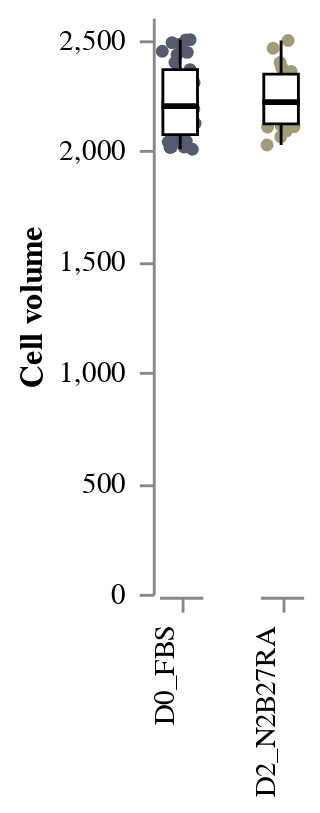

This figure's notebook cell:
### Code cell
df_all_filt = df_all[(df_all.Volume < 3200) | (df_all.Volume.isna())]
STRIPBOX_CV = stripbox(
    data = df_all_filt, 
    x = "Condition", 
    y = "Volume",
    y_title = "Cell volume",
    colour = "Condition"
)
STRIPBOX_CV

### Figure 1 — Vega-Lite specification as saved in the notebook (floating-point values rounded to 4 significant figures)
{"config": {"view": {"continuousWidth": 400, "continuousHeight": 300, "stroke": "transparent", "strokeWidth": 0.5}, "axis": {"grid": true, "labelPadding": 5, "ticks": true}, "facet": {"spacing": 18}, "header": {"labelOrient": "bottom", "title": null}}, "data": {"name": "data-273aaa2bcab712fc44f9fe5de064da6b"}, "facet": {"column": {"type": "nominal", "field": "Condition", "header": {"labelAlign": "right", "labelAngle": -90, "labelOrient": "bottom", "labelPadding": 5, "titleOrient": "top"}}}, "spec": {"layer": [{"mark": {"type": "circle", "opacity": 1, "size": 20}, "encoding": {"color": {"type": "nominal", "field": "Condition", "legend": null, "scale": {"scheme": "cividis"}}, "x": {"type": "quantitative", "axis": {"grid": false, "labels": false, "ticks": true, "values": [0]}, "field": "jitter", "title": null}, "y": {"type": "quantitative", "axis": {"grid": false, "labels": true, "ticks": true}, "field": "Volume", "title": "Cell volume"}}, "height": 200, "transform": [{"calculate": "(sqrt(-2 * log(random() / 2)) * cos(2 * PI * random() / 2))", "as": "jitter"}], "width": 15}, {"mark": {"type": "boxplot", "extent": "min-max", "size": 12}, "encoding": {"color": {"value": "white"}, "opacity": {"value": 1}, "stroke": {"value": "black"}, "y": {"type": "quantitative", "field": "Volume", "title": "Cell volume"}}, "height": 200, "width": 30}]}, "$schema": "https://vega.github.io/schema/vega-lite/v4.8.1.json", "datasets": {"data-273aaa2bcab712fc44f9fe5de064da6b": [{"Unnamed: 0": 0, "Cell_ID": "Tomogram_sample001", "RI_average": 13670.0, "Condition": "D0_FBS", "Dataset": 20220714, "Mass_density_cytop_mgml": 158.9, "RI_average_DNA": 13780.0, "Mass_density_DNA_mgml": 216.2, "DNA_cytop_Density_Ratio": 1.361, " _x": 1.0, "Label_x": 65540.0, "Volume": 2202.0, "SurfaceArea": 841.2, "Sphericity": 0.921, " _y": 1.0, "Label_y": "Binary:DUP_Raws", "Value": 1.0, "Average": 13620.0, "StandardDeviation": 87.31, "Minimum": 13340.0, "Maximum": 14310.0, "IntegratedDensity": 8723000000.0, "Channel": 1.0, "Frame": 1.0, "Unnamed: 0.1": null, "Cell mass density (mg/ml)": 133.6, "Dry_mass": 294.2}, {"Unnamed: 0": 1, "Cell_ID": "Tomogram_sample005", "RI_average": 13650.0, "Condition": "D0_FBS", "Dataset": 20220714, "Mass_density_cytop_mgml": 145.5, "RI_average_DNA": 13750.0, "Mass_density_DNA_mgml": 201.8, "DNA_cytop_Density_Ratio": 1.387, " _x": 1.0, "Label_x": 65540.0, "Volume": 2038.0, "SurfaceArea": 787.0, "Sphericity": 0.964, " _y": 1.0, "Label_y": "Binary:DUP_Raws", "Value": 1.0, "Average": 13620.0, "StandardDeviation": 86.65, "Minimum": 13330.0, "Maximum": 14130.0, "IntegratedDensity": 8070000000.0, "Channel": 1.0, "Frame": 1.0, "Unnamed: 0.1": null, "Cell mass density (mg/ml)": 129.8, "Dry_mass": 264.6}, {"Unnamed: 0": 3, "Cell_ID": "Tomogram_sample007", "RI_average": 13670.0, "Condition": "D0_FBS", "Dataset": 20220714, "Mass_density_cytop_mgml": 156.3, "RI_average_DNA": 13820.0, "Mass_density_DNA_mgml": 237.2, "DNA_cytop_Density_Ratio": 1.517, " _x": 1.0, "Label_x": 65540.0, "Volume": 2187.0, "SurfaceArea": 821.6, "Sphericity": 0.976, " _y": 1.0, "Label_y": "Binary:DUP_Raws", "Value": 1.0, "Average": 13620.0, "StandardDeviation": 88.64, "Minimum": 13340.0, "Maximum": 14060.0, "IntegratedDensity": 8665000000.0, "Channel": 1.0, "Frame": 1.0, "Unnamed: 0.1": null, "Cell mass density (mg/ml)": 132.6, "Dry_mass": 290.1}, {"Unnamed: 0": 4, "Cell_ID": "Tomogram_sample008", "RI_average": 13690.0, "Condition": "D0_FBS", "Dataset": 20220714, "Mass_density_cytop_mgml": 167.2, "RI_average_DNA": 13820.0, "Mass_density_DNA_mgml": 235.3, "DNA_cytop_Density_Ratio": 1.407, " _x": 1.0, "Label_x": 65540.0, "Volume": 2042.0, "SurfaceArea": 792.6, "Sphericity": 0.947, " _y": 1.0, "Label_y": "Binary:DUP_Raws", "Value": 1.0, "Average": 13650.0, "StandardDeviation": 104.3, "Minimum": 13360.0, "Maximum": 14610.0, "IntegratedDensity": 8106000000.0, "Channel": 1.0, "Frame": 1.0, "Unnamed: 0.1": null, "Cell mass density (mg/ml)": 147.7, "Dry_mass": 301.6}, {"Unnamed: 0": 5, "Cell_ID": "Tomogram_sample009", "RI_average": 13670.0, "Condition": "D0_FBS", "Dataset": 20220714, "Mass_density_cytop_mgml": 159.1, "RI_average_DNA": 13770.0, "Mass_density_DNA_mgml": 210.0, "DNA_cytop_Density_Ratio": 1.32, " _x": 1.0, "Label_x": 65540.0, "Volume": 2054.0, "SurfaceArea": 810.0, "Sphericity": 0.898, " _y": 1.0, "Label_y": "Binary:DUP_Raws", "Value": 1.0, "Average": 13630.0, "StandardDeviation": 81.57, "Minimum": 13350.0, "Maximum": 14370.0, "IntegratedDensity": 8142000000.0, "Channel": 1.0, "Frame": 1.0, "Unnamed: 0.1": null, "Cell mass density (mg/ml)": 137.0, "Dry_mass": 281.3}, {"Unnamed: 0": 7, "Cell_ID": "Tomogram_sample011", "RI_average": 13670.0, "Condition": "D0_FBS", "Dataset": 20220714, "Mass_density_cytop_mgml": 156.3, "RI_average_DNA": 13770.0, "Mass_density_DNA_mgml": 208.0, "DNA_cytop_Density_Ratio": 1.331, " _x": 1.0, "Label_x": 65540.0, "Volume": 2167.0, "SurfaceArea": 918.0, "Sphericity": 0.687, " _y": 1.0, "Label_y": "Binary:DUP_Raws", "Value": 1.0, "Average": 13620.0, "StandardDeviation": 69.9, "Minimum": 13340.0, "Maximum": 14100.0, "IntegratedDensity": 8586000000.0, "Channel": 1.0, "Frame": 1.0, "Unnamed: 0.1": null, "Cell mass density (mg/ml)": 133.1, "Dry_mass": 288.4}, {"Unnamed: 0": 12, "Cell_ID": "Tomogram_sample016", "RI_average": 13610.0, "Condition": "D0_FBS", "Dataset": 20220714, "Mass_density_cytop_mgml": 127.0, "RI_average_DNA": 13740.0, "Mass_density_DNA_mgml": 196.6, "DNA_cytop_Density_Ratio": 1.549, " _x": 1.0, "Label_x": 65540.0, "Volume": 2210.0, "SurfaceArea": 827.0, "Sphericity": 0.976, " _y": 1.0, "Label_y": "Binary:DUP_Raws", "Value": 1.0, "Average": 13600.0, "StandardDeviation": 73.65, "Minimum": 13330.0, "Maximum": 14340.0, "IntegratedDensity": 8740000000.0, "Channel": 1.0, "Frame": 1.0, "Unnamed: 0.1": null, "Cell mass density (mg/ml)": 120.8, "Dry_mass": 266.9}, {"Unnamed: 0": 16, "Cell_ID": "Tomogram_sample023", "RI_average": 13650.0, "Condition": "D0_FBS", "Dataset": 20220714, "Mass_density_cytop_mgml": 146.0, "RI_average_DNA": 13770.0, "Mass_density_DNA_mgml": 212.5, "DNA_cytop_Density_Ratio": 1.456, " _x": 1.0, "Label_x": 65540.0, "Volume": 2200.0, "SurfaceArea": 848.2, "Sphericity": 0.897, " _y": 1.0, "Label_y": "Binary:DUP_Raws", "Value": 1.0, "Average": 13610.0, "StandardDeviation": 81.28, "Minimum": 13290.0, "Maximum": 14400.0, "IntegratedDensity": 8708000000.0, "Channel": 1.0, "Frame": 1.0, "Unnamed: 0.1": null, "Cell mass density (mg/ml)": 126.5, "Dry_mass": 278.3}, {"Unnamed: 0": 23, "Cell_ID": "Tomogram_sample009", "RI_average": 13680.0, "Condition": "D2_N2B27RA", "Dataset": 20220714, "Mass_density_cytop_mgml": 164.0, "RI_average_DNA": 13820.0, "Mass_density_DNA_mgml": 238.7, "DNA_cytop_Density_Ratio": 1.456, " _x": 1.0, "Label_x": 65540.0, "Volume": 2142.0, "SurfaceArea": 803.9, "Sphericity": 0.999, " _y": 1.0, "Label_y": "Binary:DUP_Raws", "Value": 1.0, "Average": 13640.0, "StandardDeviation": 88.46, "Minimum": 13350.0, "Maximum": 14230.0, "IntegratedDensity": 8499000000.0, "Channel": 1.0, "Frame": 1.0, "Unnamed: 0.1": null, "Cell mass density (mg/ml)": 143.1, "Dry_mass": 306.6}, {"Unnamed: 0": 27, "Cell_ID": "Tomogram_sample013", "RI_average": 13650.0, "Condition": "D2_N2B27RA", "Dataset": 20220714, "Mass_density_cytop_mgml": 149.5, "RI_average_DNA": 13800.0, "Mass_density_DNA_mgml": 227.6, "DNA_cytop_Density_Ratio": 1.523, " _x": 1.0, "Label_x": 65540.0, "Volume": 2461.0, "SurfaceArea": 998.4, "Sphericity": 0.688, " _y": 1.0, "Label_y": "Binary:DUP_Raws", "Value": 1.0, "Average": 13600.0, "StandardDeviation": 83.28, "Minimum": 13340.0, "Maximum": 14030.0, "IntegratedDensity": 9732000000.0, "Channel": 1.0, "Frame": 1.0, "Unnamed: 0.1": null, "Cell mass density (mg/ml)": 120.8, "Dry_mass": 297.3}, {"Unnamed: 0": 28, "Cell_ID": "Tomogram_sample014", "RI_average": 13660.0, "Condition": "D2_N2B27RA", "Dataset": 20220714, "Mass_density_cytop_mgml": 154.5, "RI_average_DNA": 13790.0, "Mass_density_DNA_mgml": 220.9, "DNA_cytop_Density_Ratio": 1.429, " _x": 1.0, "Label_x": 65540.0, "Volume": 2112.0, "SurfaceArea": 826.4, "Sphericity": 0.894, " _y": 1.0, "Label_y": "Binary:DUP_Raws", "Value": 1.0, "Average": 13620.0, "StandardDeviation": 85.06, "Minimum": 13350.0, "Maximum": 14120.0, "IntegratedDensity": 8365000000.0, "Channel": 1.0, "Frame": 1.0, "Unnamed: 0.1": null, "Cell mass density (mg/ml)": 131.6, "Dry_mass": 277.9}, {"Unnamed: 0": 37, "Cell_ID": "Tomogram_sample002", "RI_average": 13670.0, "Condition": "D0_FBS", "Dataset": 20220801, "Mass_density_cytop_mgml": 160.1, "RI_average_DNA": 13800.0, "Mass_density_DNA_mgml": 228.4, "DNA_cytop_Density_Ratio": 1.427, " _x": 1.0, "Label_x": 65540.0, "Volume": 2075.0, "SurfaceArea": 799.4, "Sphericity": 0.953, " _y": 1.0, "Label_y": "Binary:DUP_Raws", "Value": 1.0, "Average": 13630.0, "StandardDeviation": 87.3, "Minimum": 13350.0, "Maximum": 14520.0, "IntegratedDensity": 8227000000.0, "Channel": 1.0, "Frame": 1.0, "Unnamed: 0.1": null, "Cell mass density (mg/ml)": 138.4, "Dry_mass": 287.2}, {"Unnamed: 0": 38, "Cell_ID": "Tomogram_sample003", "RI_average": 13670.0, "Condition": "D0_FBS", "Dataset": 20220801, "Mass_density_cytop_mgml": 158.3, "RI_average_DNA": 13800.0, "Mass_density_DNA_mgml": 224.2, "DNA_cytop_Density_Ratio": 1.417, " _x": 1.0, "Label_x": 65540.0, "Volume": 2077.0, "SurfaceArea": 865.1, "Sphericity": 0.754, " _y": 1.0, "Label_y": "Binary:DUP_Raws", "Value": 1.0, "Average": 13630.0, "StandardDeviation": 84.09, "Minimum": 13290.0, "Maximum": 14660.0, "IntegratedDensity": 8233000000.0, "Channel": 1.0, "Frame": 1.0, "Unnamed: 0.1": null, "Cell mass density (mg/ml)": 135.3, "Dry_mass": 281.1}, {"Unnamed: 0": 43, "Cell_ID": "Tomogram_sample008", "RI_average": 13640.0, "Condition": "D0_FBS", "Dataset": 20220801, "Mass_density_cytop_mgml": 142.0, "RI_average_DNA": 13760.0, "Mass_density_DNA_mgml": 205.8, "DNA_cytop_Density_Ratio": 1.449, " _x": 1.0, "Label_x": 65540.0, "Volume": 2132.0, "SurfaceArea": 985.0, "Sphericity": 0.538, " _y": 1.0, "Label_y": "Binary:DUP_Raws", "Value": 1.0, "Average": 13600.0, "StandardDeviation": 75.36, "Minimum": 13320.0, "Maximum": 14260.0, "IntegratedDensity": 8434000000.0, "Channel": 1.0, "Frame": 1.0, "Unnamed: 0.1": null, "Cell mass density (mg/ml)": 120.6, "Dry_mass": 257.2}, {"Unnamed: 0": 44, "Cell_ID": "Tomogram_sample009", "RI_average": 13700.0, "Condition": "D0_FBS", "Dataset": 20220801, "Mass_density_cytop_mgml": 175.6, "RI_average_DNA": 13840.0, "Mass_density_DNA_mgml": 248.9, "DNA_cytop_Density_Ratio": 1.418, " _x": 1.0, "Label_x": 65540.0, "Volume": 2447.0, "SurfaceArea": 889.7, "Sphericity": 0.961, " _y": 1.0, "Label_y": "Binary:DUP_Raws", "Value": 1.0, "Average": 13660.0, "StandardDeviation": 106.5, "Minimum": 13350.0, "Maximum": 14540.0, "IntegratedDensity": 9717000000.0, "Channel": 1.0, "Frame": 1.0, "Unnamed: 0.1": null, "Cell mass density (mg/ml)": 150.5, "Dry_mass": 368.3}, {"Unnamed: 0": 45, "Cell_ID": "Tomogram_sample010", "RI_average": 13670.0, "Condition": "D0_FBS", "Dataset": 20220801, "Mass_density_cytop_mgml": 157.4, "RI_average_DNA": 13810.0, "Mass_density_DNA_mgml": 233.1, "DNA_cytop_Density_Ratio": 1.481, " _x": 1.0, "Label_x": 65540.0, "Volume": 2215.0, "SurfaceArea": 859.8, "Sphericity": 0.873, " _y": 1.0, "Label_y": "Binary:DUP_Raws", "Value": 1.0, "Average": 13640.0, "StandardDeviation": 82.39, "Minimum": 13350.0, "Maximum": 14200.0, "IntegratedDensity": 8788000000.0, "Channel": 1.0, "Frame": 1.0, "Unnamed: 0.1": null, "Cell mass density (mg/ml)": 142.7, "Dry_mass": 316.1}, {"Unnamed: 0": 47, "Cell_ID": "Tomogram_sample012", "RI_average": 13680.0, "Condition": "D0_FBS", "Dataset": 20220801, "Mass_density_cytop_mgml": 161.3, "RI_average_DNA": 13800.0, "Mass_density_DNA_mgml": 226.5, "DNA_cytop_Density_Ratio": 1.404, " _x": 1.0, "Label_x": 65540.0, "Volume": 2305.0, "SurfaceArea": 949.6, "Sphericity": 0.702, " _y": 1.0, "Label_y": "Binary:DUP_Raws", "Value": 1.0, "Average": 13630.0, "StandardDeviation": 84.18, "Minimum": 13350.0, "Maximum": 14230.0, "IntegratedDensity": 9134000000.0, "Channel": 1.0, "Frame": 1.0, "Unnamed: 0.1": null, "Cell mass density (mg/ml)": 134.7, "Dry_mass": 310.5}, {"Unnamed: 0": 50, "Cell_ID": "Tomogram_sample015", "RI_average": 13700.0, "Condition": "D0_FBS", "Dataset": 20220801, "Mass_density_cytop_mgml": 174.7, "RI_average_DNA": 13840.0, "Mass_density_DNA_mgml": 247.5, "DNA_cytop_Density_Ratio": 1.417, " _x": 1.0, "Label_x": 65540.0, "Volume": 2442.0, "SurfaceArea": 889.0, "Sphericity": 0.96, " _y": 1.0, "Label_y": "Binary:DUP_Raws", "Value": 1.0, "Average": 13670.0, "StandardDeviation": 86.0, "Minimum": 13340.0, "Maximum": 14350.0, "IntegratedDensity": 9706000000.0, "Channel": 1.0, "Frame": 1.0, "Unnamed: 0.1": null, "Cell mass density (mg/ml)": 155.8, "Dry_mass": 380.4}, {"Unnamed: 0": 51, "Cell_ID": "Tomogram_sample017", "RI_average": 13680.0, "Condition": "D0_FBS", "Dataset": 20220801, "Mass_density_cytop_mgml": 164.0, "RI_average_DNA": null, "Mass_density_DNA_mgml": null, "DNA_cytop_Density_Ratio": null, " _x": 1.0, "Label_x": 65540.0, "Volume": 2016.0, "SurfaceArea": 786.4, "Sphericity": 0.945, " _y": 1.0, "Label_y": "Binary:DUP_Raws", "Value": 1.0, "Average": 13640.0, "StandardDeviation": 84.78, "Minimum": 13340.0, "Maximum": 14320.0, "IntegratedDensity": 7993000000.0, "Channel": 1.0, "Frame": 1.0, "Unnamed: 0.1": null, "Cell mass density (mg/ml)": 139.9, "Dry_mass": 282.1}, {"Unnamed: 0": 52, "Cell_ID": "Tomogram_sample018", "RI_average": 13680.0, "Condition": "D0_FBS", "Dataset": 20220801, "Mass_density_cytop_mgml": 161.7, "RI_average_DNA": 13800.0, "Mass_density_DNA_mgml": 227.5, "DNA_cytop_Density_Ratio": 1.407, " _x": 1.0, "Label_x": 65540.0, "Volume": 2431.0, "SurfaceArea": 885.4, "Sphericity": 0.963, " _y": 1.0, "Label_y": "Binary:DUP_Raws", "Value": 1.0, "Average": 13630.0, "StandardDeviation": 83.5, "Minimum": 13340.0, "Maximum": 14130.0, "IntegratedDensity": 9636000000.0, "Channel": 1.0, "Frame": 1.0, "Unnamed: 0.1": null, "Cell mass density (mg/ml)": 136.0, "Dry_mass": 330.6}, {"Unnamed: 0": 54, "Cell_ID": "Tomogram_sample020", "RI_average": 13740.0, "Condition": "D0_FBS", "Dataset": 20220801, "Mass_density_cytop_mgml": 194.3, "RI_average_DNA": 13890.0, "Mass_density_DNA_mgml": 273.5, "DNA_cytop_Density_Ratio": 1.407, " _x": 1.0, "Label_x": 65540.0, "Volume": 2499.0, "SurfaceArea": 921.5, "Sphericity": 0.903, " _y": 1.0, "Label_y": "Binary:DUP_Raws", "Value": 1.0, "Average": 13670.0, "StandardDeviation": 106.9, "Minimum": 13340.0, "Maximum": 14120.0, "IntegratedDensity": 9937000000.0, "Channel": 1.0, "Frame": 1.0, "Unnamed: 0.1": null, "Cell mass density (mg/ml)": 158.9, "Dry_mass": 397.2}, {"Unnamed: 0": 56, "Cell_ID": "Tomogram_sample022", "RI_average": 13700.0, "Condition": "D0_FBS", "Dataset": 20220801, "Mass_density_cytop_mgml": 175.0, "RI_average_DNA": 13870.0, "Mass_density_DNA_mgml": 260.6, "DNA_cytop_Density_Ratio": 1.489, " _x": 1.0, "Label_x": 65540.0, "Volume": 2122.0, "SurfaceArea": 834.0, "Sphericity": 0.878, " _y": 1.0, "Label_y": "Binary:DUP_Raws", "Value": 1.0, "Average": 13650.0, "StandardDeviation": 106.2, "Minimum": 13350.0, "Maximum": 14370.0, "IntegratedDensity": 8426000000.0, "Channel": 1.0, "Frame": 1.0, "Unnamed: 0.1": null, "Cell mass density (mg/ml)": 148.7, "Dry_mass": 315.5}, {"Unnamed: 0": 71, "Cell_ID": "Tomogram_sample014", "RI_average": 13630.0, "Condition": "D2_N2B27RA", "Dataset": 20220801, "Mass_density_cytop_mgml": 135.9, "RI_average_DNA": 13790.0, "Mass_density_DNA_mgml": 220.5, "DNA_cytop_Density_Ratio": 1.623, " _x": 1.0, "Label_x": 65540.0, "Volume": 2222.0, "SurfaceArea": 828.4, "Sphericity": 0.982, " _y": 1.0, "Label_y": "Binary:DUP_Raws", "Value": 1.0, "Average": 13610.0, "StandardDeviation": 83.95, "Minimum": 13340.0, "Maximum": 13890.0, "IntegratedDensity": 8792000000.0, "Channel": 1.0, "Frame": 1.0, "Unnamed: 0.1": null, "Cell mass density (mg/ml)": 125.6, "Dry_mass": 279.1}, {"Unnamed: 0": 75, "Cell_ID": "Tomogram_sample018", "RI_average": 13650.0, "Condition": "D2_N2B27RA", "Dataset": 20220801, "Mass_density_cytop_mgml": 149.0, "RI_average_DNA": 13810.0, "Mass_density_DNA_mgml": 231.8, "DNA_cytop_Density_Ratio": 1.556, " _x": 1.0, "Label_x": 65540.0, "Volume": 2301.0, "SurfaceArea": 869.3, "Sphericity": 0.912, " _y": 1.0, "Label_y": "Binary:DUP_Raws", "Value": 1.0, "Average": 13610.0, "StandardDeviation": 93.44, "Minimum": 13330.0, "Maximum": 14210.0, "IntegratedDensity": 9107000000.0, "Channel": 1.0, "Frame": 1.0, "Unnamed: 0.1": null, "Cell mass density (mg/ml)": 125.1, "Dry_mass": 287.9}, {"Unnamed: 0": 79, "Cell_ID": "Tomogram_sample023", "RI_average": 13670.0, "Condition": "D2_N2B27RA", "Dataset": 20220801, "Mass_density_cytop_mgml": 158.9, "RI_average_DNA": 13770.0, "Mass_density_DNA_mgml": 210.5, "DNA_cytop_Density_Ratio": 1.325, " _x": 1.0, "Label_x": 65540.0, "Volume": 2307.0, "SurfaceArea": 841.0, "Sphericity": 1.012, " _y": 1.0, "Label_y": "Binary:DUP_Raws", "Value": 1.0, "Average": 13620.0, "StandardDeviation": 99.57, "Minimum": 13330.0, "Maximum": 14060.0, "IntegratedDensity": 9136000000.0, "Channel": 1.0, "Frame": 1.0, "Unnamed: 0.1": null, "Cell mass density (mg/ml)": 131.0, "Dry_mass": 302.1}, {"Unnamed: 0": 81, "Cell_ID": "Tomogram_sample001", "RI_average": 13740.0, "Condition": "D0_FBS", "Dataset": 20221121, "Mass_density_cytop_mgml": 194.9, "RI_average_DNA": null, "Mass_density_DNA_mgml": null, "DNA_cytop_Density_Ratio": null, " _x": 1.0, "Label_x": 65540.0, "Volume": 2015.0, "SurfaceArea": 769.4, "Sphericity": 1.008, " _y": 1.0, "Label_y": "Binary:DUP_Raws", "Value": 1.0, "Average": 13670.0, "StandardDeviation": 107.4, "Minimum": 13340.0, "Maximum": 14240.0, "IntegratedDensity": 8011000000.0, "Channel": 1.0, "Frame": 1.0, "Unnamed: 0.1": null, "Cell mass density (mg/ml)": 158.8, "Dry_mass": 319.9}, {"Unnamed: 0": 82, "Cell_ID": "Tomogram_sample002", "RI_average": 13650.0, "Condition": "D0_FBS", "Dataset": 20221121, "Mass_density_cytop_mgml": 148.3, "RI_average_DNA": null, "Mass_density_DNA_mgml": null, "DNA_cytop_Density_Ratio": null, " _x": 1.0, "Label_x": 65540.0, "Volume": 2486.0, "SurfaceArea": 919.7, "Sphericity": 0.898, " _y": 1.0, "Label_y": "Binary:DUP_Raws", "Value": 1.0, "Average": 13630.0, "StandardDeviation": 89.54, "Minimum": 13310.0, "Maximum": 14350.0, "IntegratedDensity": 9850000000.0, "Channel": 1.0, "Frame": 1.0, "Unnamed: 0.1": null, "Cell mass density (mg/ml)": 134.9, "Dry_mass": 335.2}, {"Unnamed: 0": 83, "Cell_ID": "Tomogram_sample003", "RI_average": 13660.0, "Condition": "D0_FBS", "Dataset": 20221121, "Mass_density_cytop_mgml": 154.1, "RI_average_DNA": null, "Mass_density_DNA_mgml": null, "DNA_cytop_Density_Ratio": null, " _x": 1.0, "Label_x": 65540.0, "Volume": 2005.0, "SurfaceArea": 795.6, "Sphericity": 0.903, " _y": 1.0, "Label_y": "Binary:DUP_Raws", "Value": 1.0, "Average": 13630.0, "StandardDeviation": 90.85, "Minimum": 13350.0, "Maximum": 14130.0, "IntegratedDensity": 7948000000.0, "Channel": 1.0, "Frame": 1.0, "Unnamed: 0.1": null, "Cell mass density (mg/ml)": 137.9, "Dry_mass": 276.4}, {"Unnamed: 0": 85, "Cell_ID": "Tomogram_sample007", "RI_average": 13650.0, "Condition": "D0_FBS", "Dataset": 20221121, "Mass_density_cytop_mgml": 148.4, "RI_average_DNA": null, "Mass_density_DNA_mgml": null, "DNA_cytop_Density_Ratio": null, " _x": 1.0, "Label_x": 65540.0, "Volume": 2187.0, "SurfaceArea": 845.0, "Sphericity": 0.897, " _y": 1.0, "Label_y": "Binary:DUP_Raws", "Value": 1.0, "Average": 13630.0, "StandardDeviation": 85.13, "Minimum": 13360.0, "Maximum": 14170.0, "IntegratedDensity": 8673000000.0, "Channel": 1.0, "Frame": 1.0, "Unnamed: 0.1": null, "Cell mass density (mg/ml)": 139.5, "Dry_mass": 305.0}, {"Unnamed: 0": 86, "Cell_ID": "Tomogram_sample008", "RI_average": 13670.0, "Condition": "D0_FBS", "Dataset": 20221121, "Mass_density_cytop_mgml": 158.2, "RI_average_DNA": null, "Mass_density_DNA_mgml": null, "DNA_cytop_Density_Ratio": null, " _x": 1.0, "Label_x": 65540.0, "Volume": 2273.0, "SurfaceArea": 936.3, "Sphericity": 0.712, " _y": 1.0, "Label_y": "Binary:DUP_Raws", "Value": 1.0, "Average": 13640.0, "StandardDeviation": 80.67, "Minimum": 13360.0, "Maximum": 14370.0, "IntegratedDensity": 9013000000.0, "Channel": 1.0, "Frame": 1.0, "Unnamed: 0.1": null, "Cell mass density (mg/ml)": 139.8, "Dry_mass": 317.6}, {"Unnamed: 0": 89, "Cell_ID": "Tomogram_sample010", "RI_average": 13650.0, "Condition": "D0_FBS", "Dataset": 20221121, "Mass_density_cytop_mgml": 148.7, "RI_average_DNA": null, "Mass_density_DNA_mgml": null, "DNA_cytop_Density_Ratio": null, " _x": 1.0, "Label_x": 65540.0, "Volume": 2498.0, "SurfaceArea": 962.2, "Sphericity": 0.792, " _y": 1.0, "Label_y": "Binary:DUP_Raws", "Value": 1.0, "Average": 13610.0, "StandardDeviation": 86.38, "Minimum": 13330.0, "Maximum": 14240.0, "IntegratedDensity": 9886000000.0, "Channel": 1.0, "Frame": 1.0, "Unnamed: 0.1": null, "Cell mass density (mg/ml)": 124.8, "Dry_mass": 311.9}, {"Unnamed: 0": 90, "Cell_ID": "Tomogram_sample011", "RI_average": 13660.0, "Condition": "D0_FBS", "Dataset": 20221121, "Mass_density_cytop_mgml": 150.3, "RI_average_DNA": null, "Mass_density_DNA_mgml": null, "DNA_cytop_Density_Ratio": null, " _x": 1.0, "Label_x": 65540.0, "Volume": 2479.0, "SurfaceArea": 959.9, "Sphericity": 0.786, " _y": 1.0, "Label_y": "Binary:DUP_Raws", "Value": 1.0, "Average": 13630.0, "StandardDeviation": 94.24, "Minimum": 13340.0, "Maximum": 14180.0, "IntegratedDensity": 9829000000.0, "Channel": 1.0, "Frame": 1.0, "Unnamed: 0.1": null, "Cell mass density (mg/ml)": 138.9, "Dry_mass": 344.2}, {"Unnamed: 0": 91, "Cell_ID": "Tomogram_sample012", "RI_average": 13640.0, "Condition": "D0_FBS", "Dataset": 20221121, "Mass_density_cytop_mgml": 140.3, "RI_average_DNA": null, "Mass_density_DNA_mgml": null, "DNA_cytop_Density_Ratio": null, " _x": 1.0, "Label_x": 65540.0, "Volume": 2038.0, "SurfaceArea": 790.9, "Sphericity": 0.95, " _y": 1.0, "Label_y": "Binary:DUP_Raws", "Value": 1.0, "Average": 13620.0, "StandardDeviation": 88.93, "Minimum": 13320.0, "Maximum": 14520.0, "IntegratedDensity": 8073000000.0, "Channel": 1.0, "Frame": 1.0, "Unnamed: 0.1": null, "Cell mass density (mg/ml)": 131.0, "Dry_mass": 267.0}, {"Unnamed: 0": 92, "Cell_ID": "Tomogram_sample013", "RI_average": 13660.0, "Condition": "D0_FBS", "Dataset": 20221121, "Mass_density_cytop_mgml": 153.8, "RI_average_DNA": null, "Mass_density_DNA_mgml": null, "DNA_cytop_Density_Ratio": null, " _x": 1.0, "Label_x": 65540.0, "Volume": 2296.0, "SurfaceArea": 898.1, "Sphericity": 0.823, " _y": 1.0, "Label_y": "Binary:DUP_Raws", "Value": 1.0, "Average": 13620.0, "StandardDeviation": 88.89, "Minimum": 13340.0, "Maximum": 14340.0, "IntegratedDensity": 9097000000.0, "Channel": 1.0, "Frame": 1.0, "Unnamed: 0.1": null, "Cell mass density (mg/ml)": 133.7, "Dry_mass": 307.0}, {"Unnamed: 0": 94, "Cell_ID": "Tomogram_sample017", "RI_average": 13720.0, "Condition": "D0_FBS", "Dataset": 20221121, "Mass_density_cytop_mgml": 182.3, "RI_average_DNA": null, "Mass_density_DNA_mgml": null, "DNA_cytop_Density_Ratio": null, " _x": 1.0, "Label_x": 65540.0, "Volume": 2364.0, "SurfaceArea": 909.0, "Sphericity": 0.841, " _y": 1.0, "Label_y": "Binary:DUP_Raws", "Value": 1.0, "Average": 13650.0, "StandardDeviation": 105.4, "Minimum": 13330.0, "Maximum": 14330.0, "IntegratedDensity": 9380000000.0, "Channel": 1.0, "Frame": 1.0, "Unnamed: 0.1": null, "Cell mass density (mg/ml)": 144.8, "Dry_mass": 342.2}, {"Unnamed: 0": 95, "Cell_ID": "Tomogram_sample018", "RI_average": 13650.0, "Condition": "D0_FBS", "Dataset": 20221121, "Mass_density_cytop_mgml": 147.8, "RI_average_DNA": null, "Mass_density_DNA_mgml": null, "DNA_cytop_Density_Ratio": null, " _x": 1.0, "Label_x": 65540.0, "Volume": 2241.0, "SurfaceArea": 902.5, "Sphericity": 0.772, " _y": 1.0, "Label_y": "Binary:DUP_Raws", "Value": 1.0, "Average": 13610.0, "StandardDeviation": 87.84, "Minimum": 13340.0, "Maximum": 13940.0, "IntegratedDensity": 8866000000.0, "Channel": 1.0, "Frame": 1.0, "Unnamed: 0.1": null, "Cell mass density (mg/ml)": 124.3, "Dry_mass": 278.6}, {"Unnamed: 0": 96, "Cell_ID": "Tomogram_sample019", "RI_average": 13690.0, "Condition": "D0_FBS", "Dataset": 20221121, "Mass_density_cytop_mgml": 170.6, "RI_average_DNA": null, "Mass_density_DNA_mgml": null, "DNA_cytop_Density_Ratio": null, " _x": 1.0, "Label_x": 65540.0, "Volume": 2396.0, "SurfaceArea": 876.5, "Sphericity": 0.964, " _y": 1.0, "Label_y": "Binary:DUP_Raws", "Value": 1.0, "Average": 13630.0, "StandardDeviation": 106.7, "Minimum": 13320.0, "Maximum": 14400.0, "IntegratedDensity": 9502000000.0, "Channel": 1.0, "Frame": 1.0, "Unnamed: 0.1": null, "Cell mass density (mg/ml)": 138.5, "Dry_mass": 331.9}, {"Unnamed: 0": 97, "Cell_ID": "Tomogram_sample020", "RI_average": 13610.0, "Condition": "D0_FBS", "Dataset": 20221121, "Mass_density_cytop_mgml": 128.1, "RI_average_DNA": null, "Mass_density_DNA_mgml": null, "DNA_cytop_Density_Ratio": null, " _x": 1.0, "Label_x": 65540.0, "Volume": 2071.0, "SurfaceArea": 798.9, "Sphericity": 0.951, " _y": 1.0, "Label_y": "Binary:DUP_Raws", "Value": 1.0, "Average": 13600.0, "StandardDeviation": 77.27, "Minimum": 13360.0, "Maximum": 14340.0, "IntegratedDensity": 8191000000.0, "Channel": 1.0, "Frame": 1.0, "Unnamed: 0.1": null, "Cell mass density (mg/ml)": 120.9, "Dry_mass": 250.5}, {"Unnamed: 0": 101, "Cell_ID": "Tomogram_sample003", "RI_average": 13630.0, "Condition": "D2_N2B27RA", "Dataset": 20221121, "Mass_density_cytop_mgml": 137.7, "RI_average_DNA": null, "Mass_density_DNA_mgml": null, "DNA_cytop_Density_Ratio": null, " _x": 1.0, "Label_x": 65540.0, "Volume": 2297.0, "SurfaceArea": 848.3, "Sphericity": 0.978, " _y": 1.0, "Label_y": "Binary:DUP_Raws", "Value": 1.0, "Average": 13610.0, "StandardDeviation": 83.21, "Minimum": 13350.0, "Maximum": 14000.0, "IntegratedDensity": 9090000000.0, "Channel": 1.0, "Frame": 1.0, "Unnamed: 0.1": null, "Cell mass density (mg/ml)": 124.2, "Dry_mass": 285.3}, {"Unnamed: 0": 103, "Cell_ID": "Tomogram_sample005", "RI_average": 13620.0, "Condition": "D2_N2B27RA", "Dataset": 20221121, "Mass_density_cytop_mgml": 132.2, "RI_average_DNA": null, "Mass_density_DNA_mgml": null, "DNA_cytop_Density_Ratio": null, " _x": 1.0, "Label_x": 65540.0, "Volume": 2239.0, "SurfaceArea": 831.5, "Sphericity": 0.986, " _y": 1.0, "Label_y": "Binary:DUP_Raws", "Value": 1.0, "Average": 13590.0, "StandardDeviation": 92.04, "Minimum": 13340.0, "Maximum": 13930.0, "IntegratedDensity": 8848000000.0, "Channel": 1.0, "Frame": 1.0, "Unnamed: 0.1": null, "Cell mass density (mg/ml)": 115.6, "Dry_mass": 258.8}, {"Unnamed: 0": 104, "Cell_ID": "Tomogram_sample006", "RI_average": 13610.0, "Condition": "D2_N2B27RA", "Dataset": 20221121, "Mass_density_cytop_mgml": 128.3, "RI_average_DNA": null, "Mass_density_DNA_mgml": null, "DNA_cytop_Density_Ratio": null, " _x": 1.0, "Label_x": 65540.0, "Volume": 2374.0, "SurfaceArea": 937.4, "Sphericity": 0.774, " _y": 1.0, "Label_y": "Binary:DUP_Raws", "Value": 1.0, "Average": 13590.0, "StandardDeviation": 75.01, "Minimum": 13340.0, "Maximum": 13910.0, "IntegratedDensity": 9383000000.0, "Channel": 1.0, "Frame": 1.0, "Unnamed: 0.1": null, "Cell mass density (mg/ml)": 114.5, "Dry_mass": 272.0}, {"Unnamed: 0": 106, "Cell_ID": "Tomogram_sample008", "RI_average": 13640.0, "Condition": "D2_N2B27RA", "Dataset": 20221121, "Mass_density_cytop_mgml": 142.6, "RI_average_DNA": null, "Mass_density_DNA_mgml": null, "DNA_cytop_Density_Ratio": null, " _x": 1.0, "Label_x": 65540.0, "Volume": 2147.0, "SurfaceArea": 860.4, "Sphericity": 0.818, " _y": 1.0, "Label_y": "Binary:DUP_Raws", "Value": 1.0, "Average": 13600.0, "StandardDeviation": 81.9, "Minimum": 13360.0, "Maximum": 13930.0, "IntegratedDensity": 8493000000.0, "Channel": 1.0, "Frame": 1.0, "Unnamed: 0.1": null, "Cell mass density (mg/ml)": 122.7, "Dry_mass": 263.5}, {"Unnamed: 0": 109, "Cell_ID": "Tomogram_sample011", "RI_average": 13690.0, "Condition": "D2_N2B27RA", "Dataset": 20221121, "Mass_density_cytop_mgml": 166.1, "RI_average_DNA": null, "Mass_density_DNA_mgml": null, "DNA_cytop_Density_Ratio": null, " _x": 1.0, "Label_x": 65540.0, "Volume": 2105.0, "SurfaceArea": 799.7, "Sphericity": 0.98, " _y": 1.0, "Label_y": "Binary:DUP_Raws", "Value": 1.0, "Average": 13650.0, "StandardDeviation": 91.57, "Minimum": 13350.0, "Maximum": 13990.0, "IntegratedDensity": 8354000000.0, "Channel": 1.0, "Frame": 1.0, "Unnamed: 0.1": null, "Cell mass density (mg/ml)": 144.8, "Dry_mass": 304.7}, {"Unnamed: 0": 111, "Cell_ID": "Tomogram_sample014", "RI_average": 13650.0, "Condition": "D2_N2B27RA", "Dataset": 20221121, "Mass_density_cytop_mgml": 147.8, "RI_average_DNA": null, "Mass_density_DNA_mgml": null, "DNA_cytop_Density_Ratio": null, " _x": 1.0, "Label_x": 65540.0, "Volume": 2495.0, "SurfaceArea": 900.1, "Sphericity": 0.966, " _y": 1.0, "Label_y": "Binary:DUP_Raws", "Value": 1.0, "Average": 13620.0, "StandardDeviation": 83.58, "Minimum": 13350.0, "Maximum": 13920.0, "IntegratedDensity": 9882000000.0, "Channel": 1.0, "Frame": 1.0, "Unnamed: 0.1": null, "Cell mass density (mg/ml)": 130.2, "Dry_mass": 324.8}, {"Unnamed: 0": 112, "Cell_ID": "Tomogram_sample015", "RI_average": 13660.0, "Condition": "D2_N2B27RA", "Dataset": 20221121, "Mass_density_cytop_mgml": 150.4, "RI_average_DNA": null, "Mass_density_DNA_mgml": null, "DNA_cytop_Density_Ratio": null, " _x": 1.0, "Label_x": 65540.0, "Volume": 2396.0, "SurfaceArea": 872.6, "Sphericity": 0.977, " _y": 1.0, "Label_y": "Binary:DUP_Raws", "Value": 1.0, "Average": 13610.0, "StandardDeviation": 94.19, "Minimum": 13350.0, "Maximum": 14470.0, "IntegratedDensity": 9485000000.0, "Channel": 1.0, "Frame": 1.0, "Unnamed: 0.1": null, "Cell mass density (mg/ml)": 127.4, "Dry_mass": 305.3}, {"Unnamed: 0": 113, "Cell_ID": "Tomogram_sample016", "RI_average": 13660.0, "Condition": "D2_N2B27RA", "Dataset": 20221121, "Mass_density_cytop_mgml": 150.4, "RI_average_DNA": null, "Mass_density_DNA_mgml": null, "DNA_cytop_Density_Ratio": null, " _x": 1.0, "Label_x": 65540.0, "Volume": 2088.0, "SurfaceArea": 798.2, "Sphericity": 0.97, " _y": 1.0, "Label_y": "Binary:DUP_Raws", "Value": 1.0, "Average": 13610.0, "StandardDeviation": 84.86, "Minimum": 13360.0, "Maximum": 14160.0, "IntegratedDensity": 8264000000.0, "Channel": 1.0, "Frame": 1.0, "Unnamed: 0.1": null, "Cell mass density (mg/ml)": 125.9, "Dry_mass": 262.8}, {"Unnamed: 0": 115, "Cell_ID": "Tomogram_sample018", "RI_average": 13630.0, "Condition": "D2_N2B27RA", "Dataset": 20221121, "Mass_density_cytop_mgml": 136.9, "RI_average_DNA": null, "Mass_density_DNA_mgml": null, "DNA_cytop_Density_Ratio": null, " _x": 1.0, "Label_x": 65540.0, "Volume": 2107.0, "SurfaceArea": 797.1, "Sphericity": 0.992, " _y": 1.0, "Label_y": "Binary:DUP_Raws", "Value": 1.0, "Average": 13590.0, "StandardDeviation": 80.27, "Minimum": 13360.0, "Maximum": 14100.0, "IntegratedDensity": 8331000000.0, "Channel": 1.0, "Frame": 1.0, "Unnamed: 0.1": null, "Cell mass density (mg/ml)": 118.2, "Dry_mass": 249.2}, {"Unnamed: 0": 117, "Cell_ID": "Tomogram_sample020", "RI_average": 13600.0, "Condition": "D2_N2B27RA", "Dataset": 20221121, "Mass_density_cytop_mgml": 118.5, "RI_average_DNA": null, "Mass_density_DNA_mgml": null, "DNA_cytop_Density_Ratio": null, " _x": 1.0, "Label_x": 65540.0, "Volume": 2214.0, "SurfaceArea": 828.3, "Sphericity": 0.976, " _y": 1.0, "Label_y": "Binary:DUP_Raws", "Value": 1.0, "Average": 13580.0, "StandardDeviation": 76.34, "Minimum": 13360.0, "Maximum": 13830.0, "IntegratedDensity": 8746000000.0, "Channel": 1.0, "Frame": 1.0, "Unnamed: 0.1": null, "Cell mass density (mg/ml)": 112.0, "Dry_mass": 247.9}, {"Unnamed: 0": 118, "Cell_ID": "Tomogram_sample021", "RI_average": 13700.0, "Condition": "D2_N2B27RA", "Dataset": 20221121, "Mass_density_cytop_mgml": 175.3, "RI_average_DNA": null, "Mass_density_DNA_mgml": null, "DNA_cytop_Density_Ratio": null, " _x": 1.0, "Label_x": 65540.0, "Volume": 2159.0, "SurfaceArea": 812.2, "Sphericity": 0.984, " _y": 1.0, "Label_y": "Binary:DUP_Raws", "Value": 1.0, "Average": 13660.0, "StandardDeviation": 101.6, "Minimum": 13360.0, "Maximum": 13950.0, "IntegratedDensity": 8577000000.0, "Channel": 1.0, "Frame": 1.0, "Unnamed: 0.1": null, "Cell mass density (mg/ml)": 151.0, "Dry_mass": 326.0}, {"Unnamed: 0": 120, "Cell_ID": "Tomogram_sample023", "RI_average": 13620.0, "Condition": "D2_N2B27RA", "Dataset": 20221121, "Mass_density_cytop_mgml": 132.8, "RI_average_DNA": null, "Mass_density_DNA_mgml": null, "DNA_cytop_Density_Ratio": null, " _x": 1.0, "Label_x": 65540.0, "Volume": 2356.0, "SurfaceArea": 866.8, "Sphericity": 0.964, " _y": 1.0, "Label_y": "Binary:DUP_Raws", "Value": 1.0, "Average": 13600.0, "StandardDeviation": 85.72, "Minimum": 13360.0, "Maximum": 14060.0, "IntegratedDensity": 9318000000.0, "Channel": 1.0, "Frame": 1.0, "Unnamed: 0.1": null, "Cell mass density (mg/ml)": 120.5, "Dry_mass": 283.8}, {"Unnamed: 0": 121, "Cell_ID": "Tomogram_sample024", "RI_average": 13590.0, "Condition": "D2_N2B27RA", "Dataset": 20221121, "Mass_density_cytop_mgml": 114.4, "RI_average_DNA": null, "Mass_density_DNA_mgml": null, "DNA_cytop_Density_Ratio": null, " _x": 1.0, "Label_x": 65540.0, "Volume": 2062.0, "SurfaceArea": 796.8, "Sphericity": 0.951, " _y": 1.0, "Label_y": "Binary:DUP_Raws", "Value": 1.0, "Average": 13560.0, "StandardDeviation": 85.74, "Minimum": 13360.0, "Maximum": 14040.0, "IntegratedDensity": 8131000000.0, "Channel": 1.0, "Frame": 1.0, "Unnamed: 0.1": null, "Cell mass density (mg/ml)": 99.37, "Dry_mass": 204.9}, {"Unnamed: 0": 125, "Cell_ID": "Tomogram_sample028", "RI_average": 13620.0, "Condition": "D2_N2B27RA", "Dataset": 20221121, "Mass_density_cytop_mgml": 132.3, "RI_average_DNA": null, "Mass_density_DNA_mgml": null, "DNA_cytop_Density_Ratio": null, " _x": 1.0, "Label_x": 65540.0, "Volume": 2179.0, "SurfaceArea": 820.5, "Sphericity": 0.972, " _y": 1.0, "Label_y": "Binary:DUP_Raws", "Value": 1.0, "Average": 13590.0, "StandardDeviation": 77.49, "Minimum": 13370.0, "Maximum": 13890.0, "IntegratedDensity": 8615000000.0, "Channel": 1.0, "Frame": 1.0, "Unnamed: 0.1": null, "Cell mass density (mg/ml)": 117.5, "Dry_mass": 256.1}, {"Unnamed: 0": 126, "Cell_ID": "Tomogram_sample029", "RI_average": 13640.0, "Condition": "D2_N2B27RA", "Dataset": 20221121, "Mass_density_cytop_mgml": 140.6, "RI_average_DNA": null, "Mass_density_DNA_mgml": null, "DNA_cytop_Density_Ratio": null, " _x": 1.0, "Label_x": 65540.0, "Volume": 2024.0, "SurfaceArea": 773.3, "Sphericity": 1.002, " _y": 1.0, "Label_y": "Binary:DUP_Raws", "Value": 1.0, "Average": 13600.0, "StandardDeviation": 85.65, "Minimum": 13360.0, "Maximum": 13990.0, "IntegratedDensity": 8004000000.0, "Channel": 1.0, "Frame": 1.0, "Unnamed: 0.1": null, "Cell mass density (mg/ml)": 118.7, "Dry_mass": 240.3}, {"Unnamed: 0": 129, "Cell_ID": "Tomogram_sample004", "RI_average": null, "Condition": "D2_N2B27RA", "Dataset": 20220801, "Mass_density_cytop_mgml": null, "RI_average_DNA": 13790.0, "Mass_density_DNA_mgml": 221.0, "DNA_cytop_Density_Ratio": null, " _x": 1.0, "Label_x": 65540.0, "Volume": 2365.0, "SurfaceArea": 857.5, "Sphericity": 1.003, " _y": 1.0, "Label_y": "Binary:DUP_Raws", "Value": 1.0, "Average": 13600.0, "StandardDeviation": 88.89, "Minimum": 13340.0, "Maximum": 13920.0, "IntegratedDensity": 9355000000.0, "Channel": 1.0, "Frame": 1.0, "Unnamed: 0.1": null, "Cell mass density (mg/ml)": 121.6, "Dry_mass": 287.6}, {"Unnamed: 0": 130, "Cell_ID": "Tomogram_sample022", "RI_average": null, "Condition": "D0_FBS", "Dataset": 20221121, "Mass_density_cytop_mgml": null, "RI_average_DNA": null, "Mass_density_DNA_mgml": null, "DNA_cytop_Density_Ratio": null, " _x": 1.0, "Label_x": 65540.0, "Volume": 2013.0, "SurfaceArea": 838.5, "Sphericity": 0.777, " _y": 1.0, "Label_y": "Binary:DUP_Raws", "Value": 1.0, "Average": 13610.0, "StandardDeviation": 90.99, "Minimum": 13350.0, "Maximum": 14450.0, "IntegratedDensity": 7966000000.0, "Channel": 1.0, "Frame": 1.0, "Unnamed: 0.1": null, "Cell mass density (mg/ml)": 125.3, "Dry_mass": 252.2}]}}
